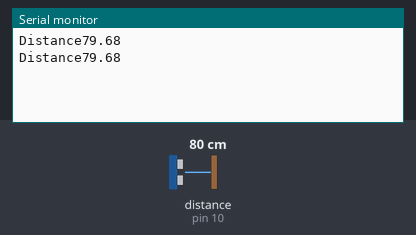
Recording of a sketch running on a simulated Arduino Uno, built with avr-gcc and run on an emulated ATmega328P. On the bench: the last lines printed to the serial monitor. Wiring (inferred from the names in the program): ultrasonic range finder: trigger pin 9; echo pin 10. Inputs (shaded band) come from the test bench; at power-on: distance to the obstacle (sensor on pin 10) 80 cm. The echo pulse lasts 58.3 µs per cm.

Above: at 5.8 s.
5.9 s: distance to the obstacle (sensor on pin 10) set to 2 cm
At 10.8 s:
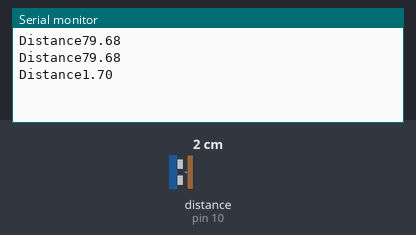
11.9 s: distance to the obstacle (sensor on pin 10) set to 4 cm
At 15.8 s:
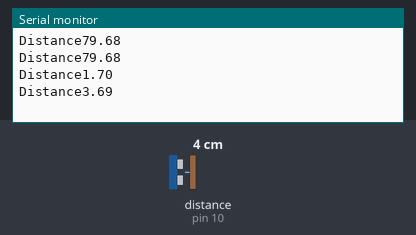
Timing chart, 0 to 17.3 s (numbered marks = the images above; inputs shaded):
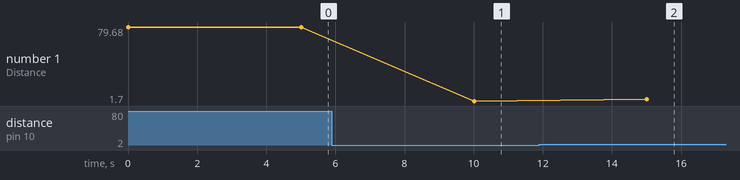

Measured:
- after the input at 5.9 s, the serial monitor: prints a new line after 4.1 s (image 1)
- after the input at 11.9 s, the serial monitor: prints a new line after 3.1 s (image 2)
- plotted number 1: 79.68 → 1.7 after the input at 5.9 s, 1.7 → 3.69 after the input at 11.9 s

The sketch:

sensorr2.ino
```cpp
const int trigpin=9;
const int echopin=10;
float duration,distance;

void setup() {
  // put your setup code here, to run once:
  pinMode(trigpin,OUTPUT);
  pinMode(echopin,INPUT);
  Serial.begin(9600);

}

void loop() {
  // put your main code here, to run repeatedly:
  digitalWrite(trigpin,LOW);
  delayMicroseconds(2);
  digitalWrite(trigpin,HIGH);
  delayMicroseconds(10);
  digitalWrite(trigpin,LOW);

  duration=pulseIn(echopin,HIGH);
  distance=(duration*.0343)/2;
  Serial.print("Distance");
  Serial.println(distance);
  delay(5000);


}
```
